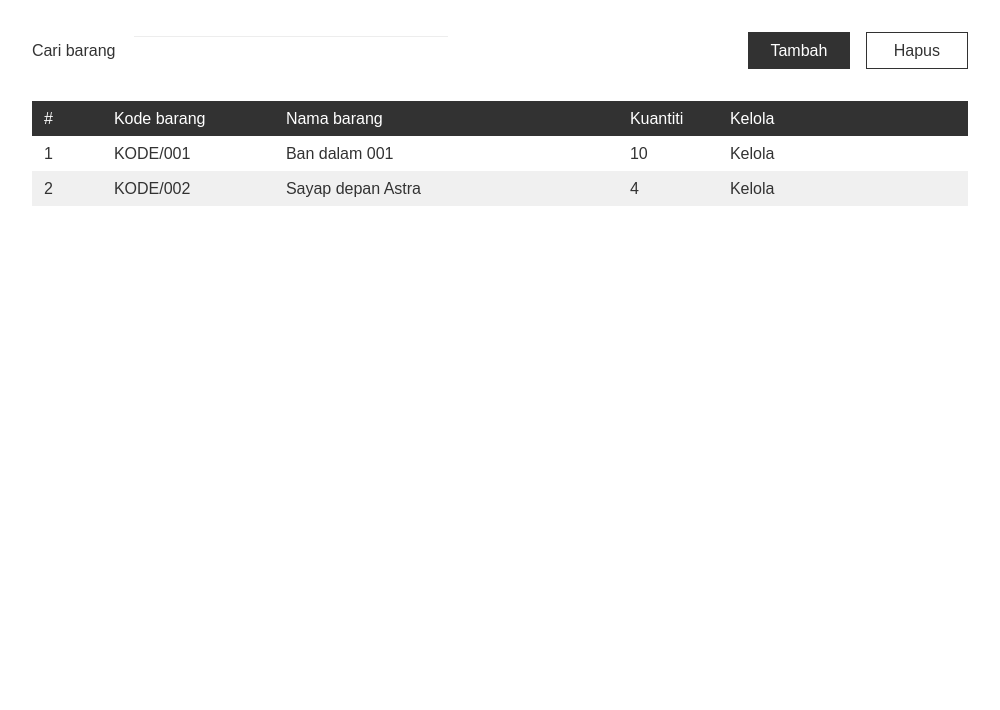
<?xml version="1.0" encoding="UTF-8"?>
<ui version="4.0">
 <class>MainWindow</class>
 <widget class="QMainWindow" name="MainWindow">
  <property name="windowModality">
   <enum>Qt::NonModal</enum>
  </property>
  <property name="geometry">
   <rect>
    <x>0</x>
    <y>0</y>
    <width>1000</width>
    <height>710</height>
   </rect>
  </property>
  <property name="minimumSize">
   <size>
    <width>1000</width>
    <height>400</height>
   </size>
  </property>
  <property name="font">
   <font>
    <pointsize>16</pointsize>
   </font>
  </property>
  <property name="windowTitle">
   <string>Wi Motor</string>
  </property>
  <property name="styleSheet">
   <string notr="true">background-color: rgb(255, 255, 255);</string>
  </property>
  <widget class="QWidget" name="centralwidget">
   <property name="styleSheet">
    <string notr="true">QLabel#cari_barang_text {
	font-size: 16px;
	color: rgb(50, 50, 50);
}

QLineEdit#cari_barang_input {
	width: 300px;
	padding: 4px 8px;
	font-size: 16px;
	color: (50, 50, 50);
	background-color: transparent;
	border-bottom: 1px solid;
	outline: none;
}

QPushButton#tambah {
	width: 100px;
	padding: 8px 0;
	font-size: 16px;
	color: rgb(255, 255, 255);
	background-color: rgb(50, 50, 50);
	border: 1px solid rgb(50, 50, 50);
}

QPushButton#tambah:hover {
	background-color: rgb(100, 100, 100);
	border-color: rgb(100, 100, 100);
}

QPushButton#hapus {
	width: 100px;
	padding: 8px 0;
	font-size: 16px;
	color: rgb(50, 50, 50);
	background-color: rgb(255, 255, 255);
	border: 1px solid rgb(50, 50, 50);
}

QPushButton#hapus:hover {
	background-color: rgb(230, 230, 230);
}

QLabel#no {
	padding: 8px 8px;
	font-size: 16px;
	color: rgb(255, 255, 255);
	background-color: rgb(50, 50, 50);
}

QLabel#kode {
	padding: 8px 8px;
	font-size: 16px;
	color: rgb(255, 255, 255);
	background-color: rgb(50, 50, 50);
}

QLabel#nama {
	padding: 8px 8px;
	font-size: 16px;
	color: rgb(255, 255, 255);
	background-color: rgb(50, 50, 50);
}

QLabel#kuantiti {
	width: 100px;
	padding: 8px 8px;
	font-size: 16px;
	color: rgb(255, 255, 255);
	background-color: rgb(50, 50, 50);
}

QLabel#kelola {
	width: 250px;
	padding: 8px 8px;
	font-size: 16px;
	color: rgb(255, 255, 255);
	background-color: rgb(50, 50, 50);
}

QScrollArea#scrollArea {
	border: none;
}

QLabel#no1 {
	padding: 8px 8px;
	font-size: 16px;
	color: rgb(50, 50, 50);
	background-color: rgb(255, 255, 255);
}

QLabel#kode1 {
	padding: 8px 8px;
	font-size: 16px;
	color: rgb(50, 50, 50);
	background-color: rgb(255, 255, 255);
}

QLabel#nama1 {
	padding: 8px 8px;
	font-size: 16px;
	color: rgb(50, 50, 50);
	background-color: rgb(255, 255, 255);
}

QLabel#kuantiti1 {
	width: 100px;
	padding: 8px 8px;
	font-size: 16px;
	color: rgb(50, 50, 50);
	background-color: rgb(255, 255, 255);
}

QLabel#kelola1 {
	width: 250px;
	padding: 8px 8px;
	font-size: 16px;
	color: rgb(50, 50, 50);
	background-color: rgb(255, 255, 255);
}

QHBoxLayout#row2 {
	background-color: rgb(240, 240, 240);
}

QLabel#no2 {
	width: 100px;
	padding: 8px 8px;
	font-size: 16px;
	color: rgb(50, 50, 50);
	background-color: rgb(240, 240, 240);
}

QLabel#kode2 {
	padding: 8px 8px;
	font-size: 16px;
	color: rgb(50, 50, 50);
	background-color: rgb(240, 240, 240);
}

QLabel#nama2 {
	padding: 8px 8px;
	font-size: 16px;
	color: rgb(50, 50, 50);
	background-color: rgb(240, 240, 240);
}

QLabel#kuantiti2 {
	width: 100px;
	padding: 8px 8px;
	font-size: 16px;
	color: rgb(50, 50, 50);
	background-color: rgb(240, 240, 240);
}

QLabel#kelola2 {
	width: 250px;
	padding: 8px 8px;
	font-size: 16px;
	color: rgb(50, 50, 50);
	background-color: rgb(240, 240, 240);
}</string>
   </property>
   <layout class="QVBoxLayout" name="verticalLayout">
    <property name="spacing">
     <number>32</number>
    </property>
    <property name="leftMargin">
     <number>32</number>
    </property>
    <property name="topMargin">
     <number>32</number>
    </property>
    <property name="rightMargin">
     <number>32</number>
    </property>
    <property name="bottomMargin">
     <number>32</number>
    </property>
    <item>
     <layout class="QHBoxLayout" name="header">
      <property name="spacing">
       <number>16</number>
      </property>
      <item>
       <widget class="QLabel" name="cari_barang_text">
        <property name="text">
         <string>Cari barang</string>
        </property>
       </widget>
      </item>
      <item>
       <widget class="QLineEdit" name="cari_barang_input"/>
      </item>
      <item>
       <spacer name="horizontalSpacer">
        <property name="orientation">
         <enum>Qt::Horizontal</enum>
        </property>
        <property name="sizeHint" stdset="0">
         <size>
          <width>40</width>
          <height>20</height>
         </size>
        </property>
       </spacer>
      </item>
      <item>
       <widget class="QPushButton" name="tambah">
        <property name="text">
         <string>Tambah</string>
        </property>
       </widget>
      </item>
      <item>
       <widget class="QPushButton" name="hapus">
        <property name="text">
         <string>Hapus</string>
        </property>
       </widget>
      </item>
     </layout>
    </item>
    <item>
     <layout class="QVBoxLayout" name="body">
      <property name="spacing">
       <number>0</number>
      </property>
      <item>
       <layout class="QHBoxLayout" name="title" stretch="0,1,2,0,0">
        <property name="spacing">
         <number>0</number>
        </property>
        <item>
         <widget class="QLabel" name="no">
          <property name="minimumSize">
           <size>
            <width>70</width>
            <height>0</height>
           </size>
          </property>
          <property name="maximumSize">
           <size>
            <width>70</width>
            <height>16777215</height>
           </size>
          </property>
          <property name="text">
           <string>#</string>
          </property>
         </widget>
        </item>
        <item>
         <widget class="QLabel" name="kode">
          <property name="text">
           <string>Kode barang</string>
          </property>
         </widget>
        </item>
        <item>
         <widget class="QLabel" name="nama">
          <property name="text">
           <string>Nama barang</string>
          </property>
         </widget>
        </item>
        <item>
         <widget class="QLabel" name="kuantiti">
          <property name="minimumSize">
           <size>
            <width>100</width>
            <height>0</height>
           </size>
          </property>
          <property name="maximumSize">
           <size>
            <width>100</width>
            <height>16777215</height>
           </size>
          </property>
          <property name="text">
           <string>Kuantiti</string>
          </property>
         </widget>
        </item>
        <item>
         <widget class="QLabel" name="kelola">
          <property name="minimumSize">
           <size>
            <width>250</width>
            <height>0</height>
           </size>
          </property>
          <property name="maximumSize">
           <size>
            <width>250</width>
            <height>16777215</height>
           </size>
          </property>
          <property name="text">
           <string>Kelola</string>
          </property>
         </widget>
        </item>
       </layout>
      </item>
      <item>
       <layout class="QHBoxLayout" name="row1" stretch="0,1,2,0,0">
        <property name="spacing">
         <number>0</number>
        </property>
        <item>
         <widget class="QLabel" name="no1">
          <property name="minimumSize">
           <size>
            <width>70</width>
            <height>0</height>
           </size>
          </property>
          <property name="maximumSize">
           <size>
            <width>70</width>
            <height>16777215</height>
           </size>
          </property>
          <property name="text">
           <string>1</string>
          </property>
         </widget>
        </item>
        <item>
         <widget class="QLabel" name="kode1">
          <property name="text">
           <string>KODE/001</string>
          </property>
         </widget>
        </item>
        <item>
         <widget class="QLabel" name="nama1">
          <property name="text">
           <string>Ban dalam 001</string>
          </property>
         </widget>
        </item>
        <item>
         <widget class="QLabel" name="kuantiti1">
          <property name="minimumSize">
           <size>
            <width>100</width>
            <height>0</height>
           </size>
          </property>
          <property name="maximumSize">
           <size>
            <width>100</width>
            <height>16777215</height>
           </size>
          </property>
          <property name="text">
           <string>10</string>
          </property>
         </widget>
        </item>
        <item>
         <widget class="QLabel" name="kelola1">
          <property name="minimumSize">
           <size>
            <width>250</width>
            <height>0</height>
           </size>
          </property>
          <property name="maximumSize">
           <size>
            <width>250</width>
            <height>16777215</height>
           </size>
          </property>
          <property name="text">
           <string>Kelola</string>
          </property>
         </widget>
        </item>
       </layout>
      </item>
      <item>
       <layout class="QHBoxLayout" name="row2" stretch="0,1,2,0,0">
        <property name="spacing">
         <number>0</number>
        </property>
        <item>
         <widget class="QLabel" name="no2">
          <property name="minimumSize">
           <size>
            <width>70</width>
            <height>0</height>
           </size>
          </property>
          <property name="maximumSize">
           <size>
            <width>70</width>
            <height>16777215</height>
           </size>
          </property>
          <property name="text">
           <string>2</string>
          </property>
         </widget>
        </item>
        <item>
         <widget class="QLabel" name="kode2">
          <property name="text">
           <string>KODE/002</string>
          </property>
         </widget>
        </item>
        <item>
         <widget class="QLabel" name="nama2">
          <property name="text">
           <string>Sayap depan Astra</string>
          </property>
         </widget>
        </item>
        <item>
         <widget class="QLabel" name="kuantiti2">
          <property name="minimumSize">
           <size>
            <width>100</width>
            <height>0</height>
           </size>
          </property>
          <property name="maximumSize">
           <size>
            <width>100</width>
            <height>16777215</height>
           </size>
          </property>
          <property name="text">
           <string>4</string>
          </property>
         </widget>
        </item>
        <item>
         <widget class="QLabel" name="kelola2">
          <property name="minimumSize">
           <size>
            <width>250</width>
            <height>0</height>
           </size>
          </property>
          <property name="maximumSize">
           <size>
            <width>250</width>
            <height>16777215</height>
           </size>
          </property>
          <property name="text">
           <string>Kelola</string>
          </property>
         </widget>
        </item>
       </layout>
      </item>
      <item>
       <widget class="QScrollArea" name="scrollArea">
        <property name="styleSheet">
         <string notr="true"/>
        </property>
        <property name="verticalScrollBarPolicy">
         <enum>Qt::ScrollBarAlwaysOff</enum>
        </property>
        <property name="horizontalScrollBarPolicy">
         <enum>Qt::ScrollBarAlwaysOff</enum>
        </property>
        <property name="widgetResizable">
         <bool>true</bool>
        </property>
        <widget class="QWidget" name="scrollAreaWidgetContents_3">
         <property name="geometry">
          <rect>
           <x>0</x>
           <y>0</y>
           <width>934</width>
           <height>442</height>
          </rect>
         </property>
        </widget>
       </widget>
      </item>
     </layout>
    </item>
   </layout>
  </widget>
  <widget class="QStatusBar" name="statusbar"/>
 </widget>
 <resources/>
 <connections/>
</ui>
